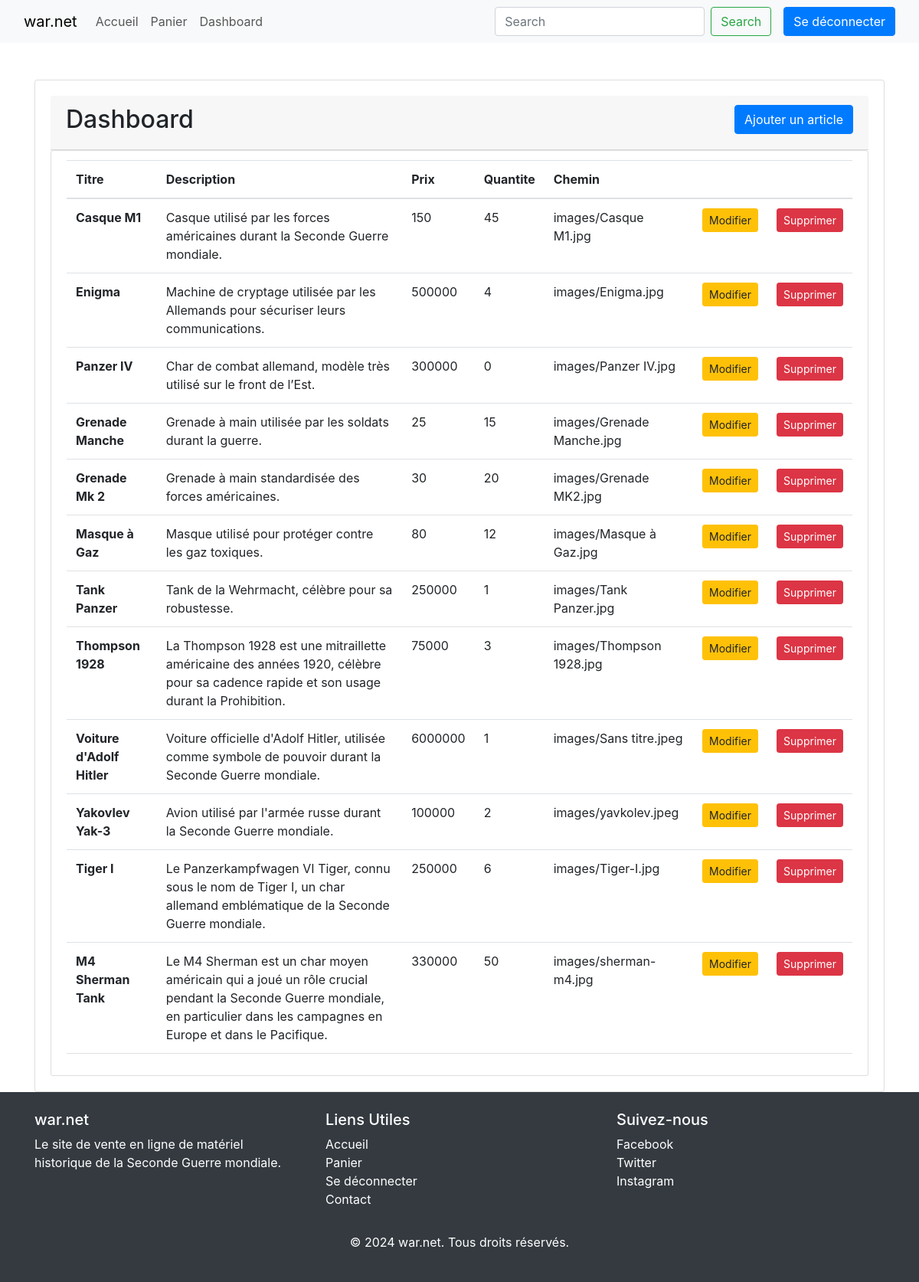
Before: /dashboard.php (signed in) with the older database file.
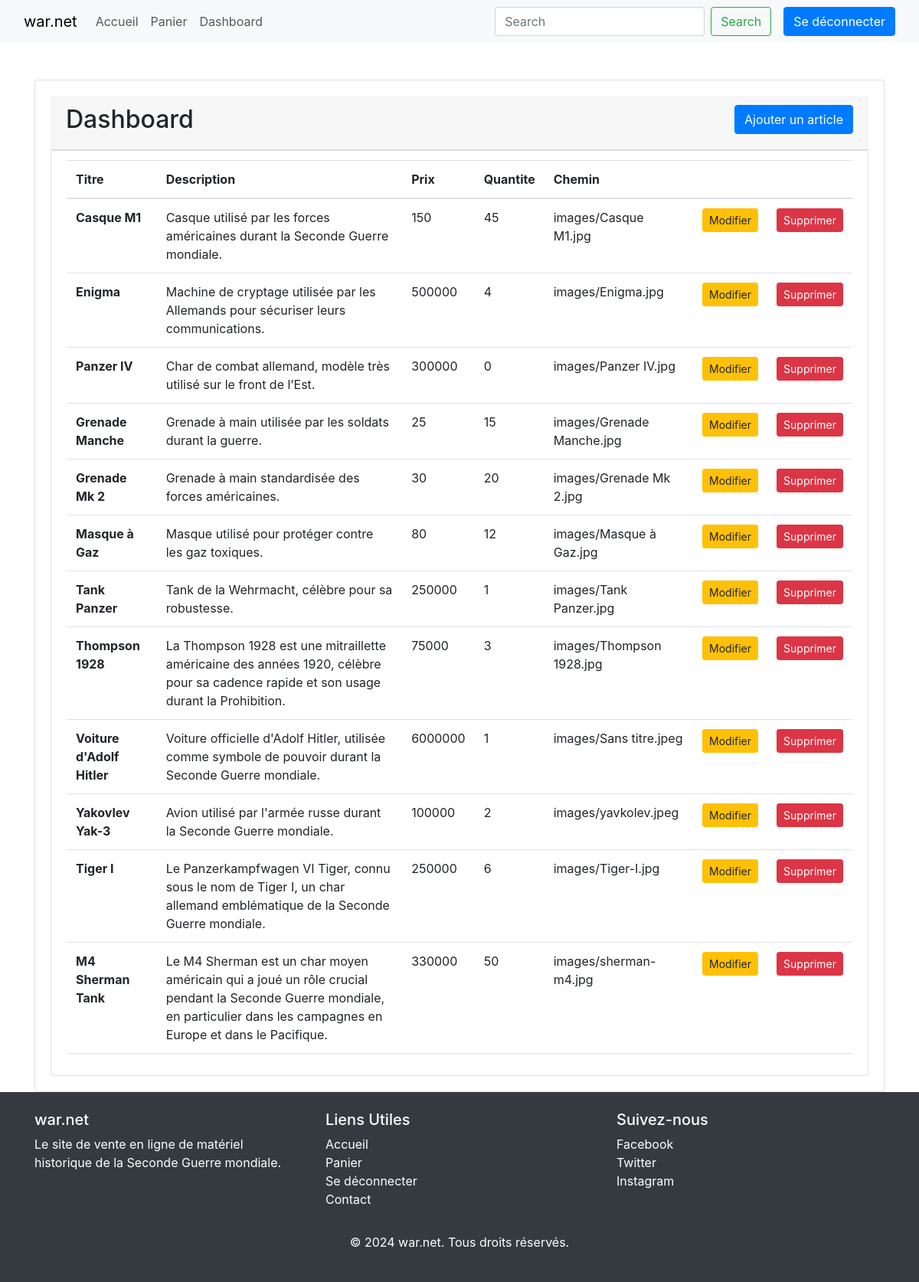
After: the same page with the newer database file.
### tables this page shows
CREATE TABLE IF NOT EXISTS `article` (
  `id` int NOT NULL AUTO_INCREMENT,
  `titre` varchar(255) DEFAULT NULL,
  `description` text,
  `descriptionLongue` text,
  `prix` decimal(10,2) NOT NULL,
  `imageId` int DEFAULT NULL,
  `quantiteDispo` int NOT NULL DEFAULT '0',
  PRIMARY KEY (`id`),
  KEY `imageId` (`imageId`)
);

CREATE TABLE IF NOT EXISTS `image` (
  `id` int NOT NULL AUTO_INCREMENT,
  `chemin` varchar(255) DEFAULT NULL,
  `alt` varchar(255) DEFAULT NULL,
  PRIMARY KEY (`id`)
);

### dashboard.php (the view, shortened to what this page needs)
<?php
require_once('fonctions.php');
?>
<!DOCTYPE html>
<html lang="en">
<head>
    <link rel="stylesheet" href="node_modules\bootstrap\dist\css\bootstrap.css">
    <link href="https://cdn.jsdelivr.net/npm/bootstrap@5.3.0/dist/css/bootstrap.min.css" rel="stylesheet">
    <link rel="stylesheet" href="https://cdn.jsdelivr.net/npm/bootstrap@4.6.2/dist/css/bootstrap.min.css">
</head>
<body>
    <div class="container mt-5">
        <div id="main" class="card card-body">
            <div class="card-header d-flex justify-content-between">
                <h2 class="title d-md-inline-flex">Dashboard</h2>
                <button type="button" class="btn btn-primary d-md-inline-flex mb-2" onclick="window.location.href='ajout-materiel.php'">Ajouter un article</button>
            </div>
            <ul id="items" class="list-group">
                <li class="list-group-item">
                    <table class="table">
                        <thead>
                            <tr>
                                <th>Titre</th>
                                <th>Description</th>
                                <th>Prix</th>
                                <th>Quantite</th>
                                <th>Chemin</th>
                                <th></th>
                                <th></th>
                            </tr>
                        </thead>
                        <tbody>
                            <?php
                            $conn = connectionBD();
                            mysqli_set_charset($conn, "utf8mb4");
                            $sql = "SELECT Article.id, Article.titre, Article.description, Article.descriptionLongue, Article.prix, Article.quantiteDispo, Image.chemin, Image.alt
                            FROM Article
                            LEFT JOIN Image ON Article.imageId = Image.id; ";
                            $result = $conn->query($sql);
                            ?>
                            <?php
                            foreach ($result as $article) { ?>
                                <tr>
                                    <th scope="row"><?= $article['titre'] ?></th>
                                    <td><?= $article['description'] ?></td>
                                    <td><?= $article['prix'] * 1 ?></td>
                                    <td><?= $article['quantiteDispo'] ?></td>
                                    <td><?= $article['chemin'] ?></td>
                                    <td> <button type="button " class="btn btn-warning btn-sm float-right btnModifier" data-bs-toggle="modal" data-bs-target="#fenetreModale-<?= $article['id'] ?>" data-id="<?= $article['id'] ?>">Modifier</button> </td>
                                    <td> <button class="btn btn-danger btn-sm float-right btnSupprimer" data-id="<?= $article['id'] ?>">Supprimer</button> </td>
                                </tr>
                            <?php
                            }
                            ?>
                        </tbody>
                    </table>
            </ul>
        </div>
    </div>
</body>
</html>

Changed rows visible on the page:
changed through a linked row, article "Grenade Mk 2": imageId.chemin "images/Grenade MK2.jpg" → "images/Grenade Mk 2.jpg"
